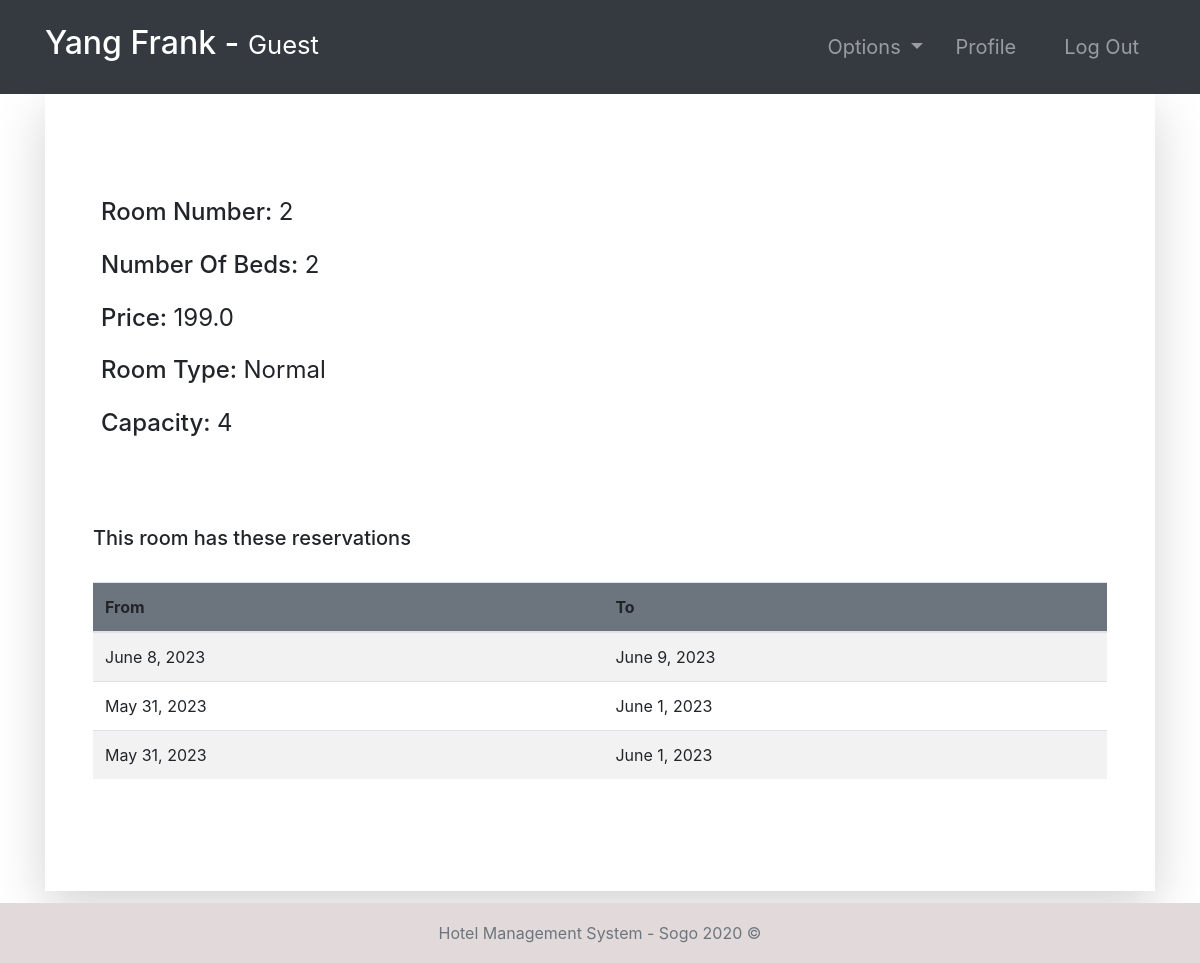
The app's page /room-profile/2/ (signed in) with its own data.
### room/models.py (models this page shows, shortened)
class Room(models.Model):
    number = models.IntegerField(primary_key=True)
    capacity = models.SmallIntegerField()
    numberOfBeds = models.SmallIntegerField()
    price = models.FloatField()
    statusStartDate = models.DateField(null=True)
    statusEndDate = models.DateField(null=True)
    roomType = models.CharField(max_length=10)

class Booking(models.Model):
    roomNumber = models.ForeignKey(Room, on_delete=models.CASCADE)
    guest = models.ForeignKey(Guest, null=True, on_delete=models.CASCADE)
    dateOfReservation = models.DateField(default=timezone.now)
    startDate = models.DateField()
    endDate = models.DateField()

### room/views.py (the view, shortened to what this page needs)
# urls.py: path('room-profile/<str:id>/', room_profile, name="room-profile"),
@login_required(login_url='login')
def room_profile(request, id):
    role = str(request.user.groups.all()[0])
    path = role + "/"
    tempRoom = Room.objects.get(number=id)
    bookings = Booking.objects.filter(roomNumber=tempRoom)
    guests = Guest.objects.all()
    bookings2 = Booking.objects.all()
    context = {
        "role": role,
        "bookings": bookings,
        "room": tempRoom,
        "guests": guests,
        "bookings2": bookings2
    }
    return render(request, path + "room-profile.html", context)

### accounts/models.py (called while the page is built)
    def currentRoom(self):
        booking = Booking.objects.filter(guest=self).last()
        return booking.roomNumber

### Templates/guest/room-profile.html
{% extends '../index.html' %}
{% block context %}
{% include '../common_pages/room-profile.html' %}
{% endblock %}

### Templates/incs/nav.html (shortened to what this page needs)
<nav class="navbar navbar-dark bg-dark navbar-expand-lg py-3 " role="navigation">
    <div class="container">
        <a href="" class="navbar-brand">
            <h2 class="text-capitalize">
                {{ request.user.first_name }} {{ request.user.last_name }} -
                <small>
                    {{ role }}
                </small>
            </h2>
        </a>
        <div class="collapse navbar-collapse" id="navbarTags">
            <ul class="navbar-nav ml-auto">
                <li class="nav-item dropdown p-2">
                    <a class="nav-link dropdown-toggle" href="#" id="navbarDropdown" role="button"
                        data-toggle="dropdown" aria-haspopup="true" aria-expanded="false">
                        Options
                    </a>
                </li>
                <li class="nav-item mr-3 p-2">
                    {% if role == 'guest' %}
                    <a href="{% url 'guest-profile' user.id %}" class="nav-link">Profile</a>
                    {% endif %}
                </li>
                <li class="nav-item p-2 ">
                    <a href="{% url 'logout' %}" class="nav-link">Log Out</a>
                </li>
            </ul>
        </div>
    </div>
</nav>

### Templates/common_pages/room-profile.html (shortened to what this page needs)
<div class="container">
    <div class="shadow-lg p-5">
        <div class="row mt-5">
            <div class="col-6">
                <div class="p-2 h4">
                    <span>Room Number:</span>
                    <span class="font-weight-normal">{{room.number}}</span>
                </div>
                <div class="p-2 h4">
                    <span>Number Of Beds:</span>
                    <span class="font-weight-normal">{{room.numberOfBeds}}</span>
                </div>
                <div class="p-2 h4">
                    <span>Price:</span>
                    <span class="font-weight-normal">{{room.price}}</span>
                </div>
                <div class="p-2 h4">
                    <span>Room Type:</span>
                    <span class="font-weight-normal">{{ room.roomType }}</span>
                </div>
                <div class="p-2 h4">
                    <span>Capacity: </span>
                    <span class="font-weight-normal">{{room.capacity}}</span>
                </div>
            </div>
            <div class="col-6">
                <br>
            </div>
        </div>
        <br>
        <div class="table-responsive table-striped my-5">
            <div class="table-header row">
                <div class="col-sm-12 col-md-12 col-lg-4 mb-4">
                    <h5>This room has these reservations</h5>
                </div>
            </div>
            <table class="table table-hover table-striped">
                <thead class="bg-secondary rounded">
                    <tr>
                        <th>From </th>
                        <th>To</th>
                    </tr>
                </thead>
                <tbody>
                    {% for bo in bookings %}
                    <tr>
                        <td>{{bo.startDate}}</td>
                        <td>{{bo.endDate}}</td>
                    </tr>
                    {% endfor %}
                </tbody>
            </table>
        </div>
    </div>
</div>

### static/css/main.css (style rules this page uses)
* { margin: 0; padding: 0; -webkit-font-smoothing: antialiased; }
body { position: relative; }
nav .nav-item { font-size: 20px; }

### records on screen
Room: number "2", numberOfBeds "2", price "199.0", roomType "Normal", capacity "4"
Booking: startDate "June 8, 2023", endDate "June 9, 2023"
Booking: startDate "May 31, 2023", endDate "June 1, 2023"
Booking: startDate "May 31, 2023", endDate "June 1, 2023"

### other values on screen
{{ request.user.first_name }} "Yang"
{{ request.user.last_name }} "Frank"
{{ role }} "Guest"
